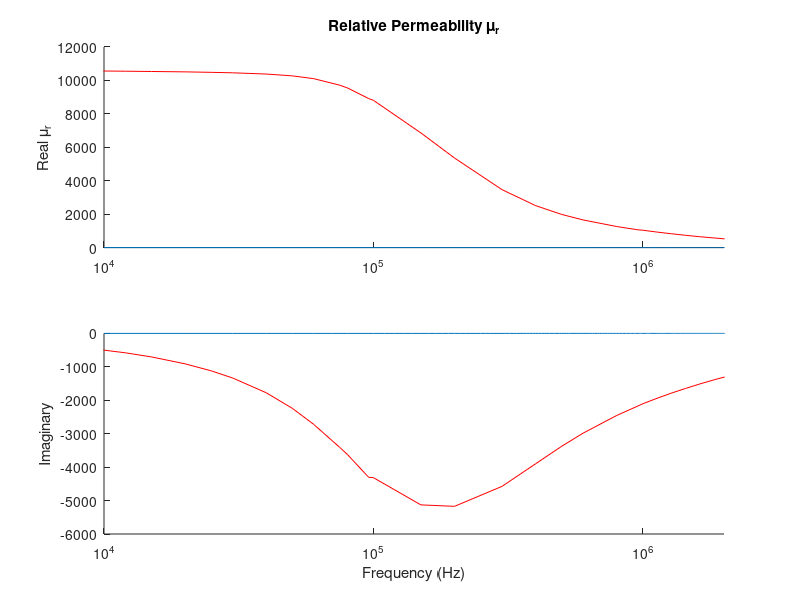
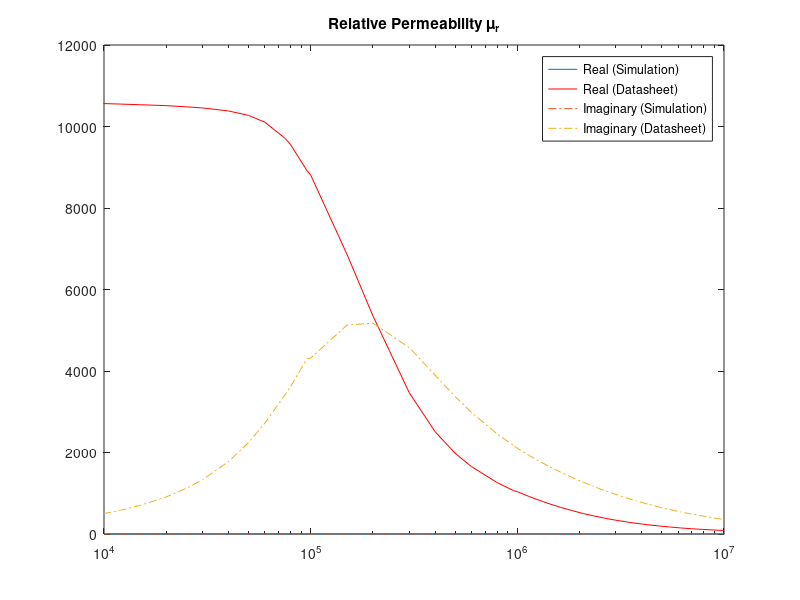
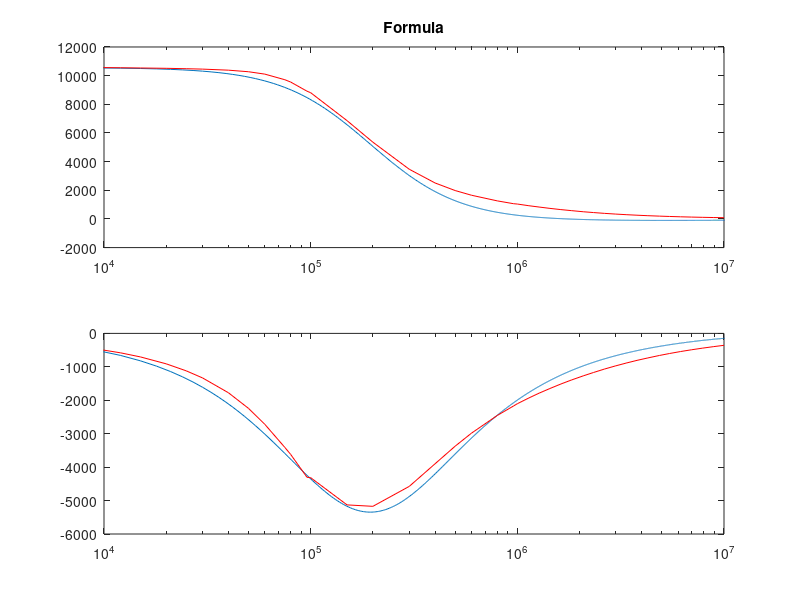

The MATLAB script that drew these images, in order:
clc;clear all;

fi=fopen('Permeability.txt');
l=fgetl(fi);
in=1;
while ischar(l)
%for kj=1:81
    %%disp(l);
    text{in}=l;
    data{in}=sscanf(text{in},'%f (%f,%f)');
    f(in)=(data{in}(1));
    eps(in)=data{in}(2)+1i*data{in}(3);
    
    l=fgetl(fi);
    in=in+1;
end

epsr=0.9999;
a0=1e-2;%0.1mm
c0=2.99792458e8;%Speed of Light (m/s)
f0=c0/a0;%3000GHz
t0=1/f0;%0.33e-12 (s)
mu0=4*pi*(1e-7);% (H/m)
eps0=8.854187817e-12;% (F/m)
I0=1;
E0=I0/(a0*eps0*c0);
D0=I0/(a0*c0);
B0=I0/(a0*eps0*c0*c0);
H0=I0/(a0);
sigmaD0=(epsr*eps0*c0)/a0;
J0=I0/(a0*a0);
u0=(I0*I0)/(eps0*c0*c0*a0*a0);
S0=(I0*I0)/(eps0*c0*a0*a0);
Sc0=1/(c0);
sig0=-20;


figure;
fdata=[1000,2000,3000,4000,8000,10000,12000,15000,20000,25000,30000,40000,50000,60000,75000,80000,96000,100000,150000,200000,300000,400000,500000,600000,800000,960000,1000000,1137137,1274275,1438450,1623777,1832981,2084351,2335721,2636651,2976351,3359818,3792690,4281332,4868464,5455595,6158482,6951928,7847600,8923800,10000000];
muredata=[10645.6132900000,10615.7137400000,10600.4558900000,10588.2058700000,10566.9610700000,10562.5965000000,10550.3503700000,10534.2909700000,10511.8581200000,10483.3333400000,10455.5688100000,10381.6845200000,10272.9184600000,10106.1882500000,9714.59266900000,9554.00022600000,8914.62151900000,8809.17242500000,6859.02588800000,5356.50053100000,3466.60912500000,2509.42420600000,1981.99317800000,1653.79743600000,1259.89804500000,1061.94435800000,1039.71574800000,921.731119300000,830.272918200000,736.042665000000,651.396975700000,577.613199300000,501.648967800000,445.436779500000,389.427157200000,340.949677100000,297.778927600000,260.157345700000,226.241196700000,196.013417100000,172.718377000000,149.043074900000,129.745046100000,112.942358600000,97.9382173800000,86.5638240400000];
muimdata=[253.852268500000,226.074739600000,240.928212700000,269.680112600000,420.349094000000,501.445173000000,580.251521400000,703.380303600000,910.425579500000,1120.16008100000,1332.71255700000,1775.31979800000,2241.36105700000,2719.66949700000,3410.37939800000,3618.92417300000,4304.31495800000,4315.37839400000,5129.34009300000,5172.35110400000,4575.54022900000,3898.79388100000,3374.31137400000,2983.65236200000,2453.70814500000,2168.65609600000,2103.25394200000,1931.01903200000,1787.88868700000,1647.75656600000,1514.22011300000,1390.88856500000,1270.26340100000,1169.77709400000,1067.60990700000,974.786626800000,888.046742400000,806.937314600000,733.896914500000,660.333778100000,601.248498000000,543.010068900000,490.624234300000,442.324718400000,394.992484200000,356.844963000000];

subplot(2,1,1);hold on;
semilogx(f/(a0/(1e-2)),real(eps));
semilogx(fdata,muredata,'r');xlim([1e4 .2e7]);
title('Relative Permeability \mu_r')
ylabel('Real \mu_r')

subplot(2,1,2);hold on;
semilogx(f/(a0/(1e-2)),imag(eps));
semilogx(fdata,-muimdata,'r');xlim([1e4 .2e7]);

xlabel('Frequency (Hz)')
ylabel('Imaginary')

figure;
semilogx(f/(a0/(1e-2)),real(eps));
hold on;
semilogx(fdata,muredata,'r');
xlim([1e4 1e7]);
title('Relative Permeability \mu_r')
semilogx(f/(a0/(1e-2)),-imag(eps),'-.');
semilogx(fdata,muimdata,'-.');
legend('Real (Simulation)','Real (Datasheet)','Imaginary (Simulation)','Imaginary (Datasheet)');
% muinf=1;gamma=.01/(8*4*pi*pi*pi*pi*pi);fn=0.01/(4*pi*pi);
% f=0:1e-7:(1/3);
% fi=f*(4*pi*pi);
% sigma=-100*(4*pi*pi);
% kwi=(fn.*fn-fi.*fi-1i.*gamma.*fi);
% b0=1.0;
% kwi2=(fi.*fi.*b0.*b0)./kwi;
% mur=muinf+(sigma.*fn.*fn)./(kwi-kwi2);
b0=0;
fn=(5.8)*(1e-5);
sigma=1.0562e4;
muinf=1;gamma=-(.33e-2)/(2*pi);
f=0:1e-7:(1/30);
fi=f;
kwi=(fn.*fn-fi.*fi-1i.*gamma.*fi);
kwi2=(fi.*fi.*b0.*b0)./kwi;
mur=(sigma.*fn.*fn.*kwi)./(kwi.*kwi-fi.*fi.*b0.*b0);

figure;
subplot(2,1,1);semilogx(f*f0,real(mur));title('Formula');
hold on;semilogx(fdata,muredata,'r');
xlim([1e4 1e7]);
subplot(2,1,2);semilogx(f*f0,imag(mur));xlim([10e5 1e9]);
hold on;semilogx(fdata,-muimdata,'r');
xlim([1e4 1e7]);

f=1e3:1e3:1e9;
nomf=((f)./(0.2e6));
cf=(1+nomf.*nomf);
mur2=mu0+((10000*mu0)./cf)-(1i.*nomf.*(10000*mu0))./cf;


% figure;
% subplot(2,1,1);hold on;
% f=0:1e-7:(1/30);
% loglog(f*f0,real(mur));title('Formula');xlim([1e3 100e5]);
% f=1e3:1e3:1e9;
% loglog(f,real(mur2)/mu0,'r');title('Literature');xlim([1e3 100e5]);
% subplot(2,1,2);hold on;
% f=0:1e-7:(1/30);
% loglog(f*f0,imag(mur));xlim([1e3 100e5]);
% f=1e3:1e3:1e9;
% loglog(f,imag(mur2)/mu0,'r');xlim([1e3 100e5]);
